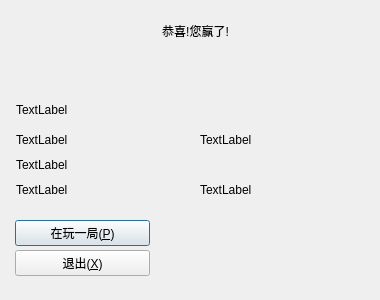
<?xml version="1.0" encoding="UTF-8"?>
<ui version="4.0">
 <class>WinDialog</class>
 <widget class="QDialog" name="WinDialog">
  <property name="geometry">
   <rect>
    <x>0</x>
    <y>0</y>
    <width>380</width>
    <height>300</height>
   </rect>
  </property>
  <property name="windowTitle">
   <string>Dialog</string>
  </property>
  <widget class="QLabel" name="label">
   <property name="geometry">
    <rect>
     <x>140</x>
     <y>20</y>
     <width>111</width>
     <height>21</height>
    </rect>
   </property>
   <property name="text">
    <string>恭喜!您赢了!</string>
   </property>
   <property name="alignment">
    <set>Qt::AlignCenter</set>
   </property>
  </widget>
  <widget class="QLabel" name="playTimeLabel">
   <property name="geometry">
    <rect>
     <x>16</x>
     <y>100</y>
     <width>65</width>
     <height>20</height>
    </rect>
   </property>
   <property name="text">
    <string>TextLabel</string>
   </property>
  </widget>
  <widget class="QLabel" name="bestTimeLabel">
   <property name="geometry">
    <rect>
     <x>16</x>
     <y>130</y>
     <width>100</width>
     <height>20</height>
    </rect>
   </property>
   <property name="text">
    <string>TextLabel</string>
   </property>
  </widget>
  <widget class="QLabel" name="countPlayLabel">
   <property name="geometry">
    <rect>
     <x>16</x>
     <y>155</y>
     <width>80</width>
     <height>20</height>
    </rect>
   </property>
   <property name="text">
    <string>TextLabel</string>
   </property>
  </widget>
  <widget class="QLabel" name="countWinLabel">
   <property name="geometry">
    <rect>
     <x>16</x>
     <y>180</y>
     <width>80</width>
     <height>20</height>
    </rect>
   </property>
   <property name="text">
    <string>TextLabel</string>
   </property>
  </widget>
  <widget class="QLabel" name="dateLabel">
   <property name="geometry">
    <rect>
     <x>200</x>
     <y>130</y>
     <width>100</width>
     <height>20</height>
    </rect>
   </property>
   <property name="text">
    <string>TextLabel</string>
   </property>
  </widget>
  <widget class="QLabel" name="gameInfoLabel">
   <property name="geometry">
    <rect>
     <x>200</x>
     <y>180</y>
     <width>100</width>
     <height>20</height>
    </rect>
   </property>
   <property name="text">
    <string>TextLabel</string>
   </property>
  </widget>
  <widget class="QPushButton" name="againButton">
   <property name="geometry">
    <rect>
     <x>15</x>
     <y>220</y>
     <width>135</width>
     <height>26</height>
    </rect>
   </property>
   <property name="text">
    <string>在玩一局(&amp;P)</string>
   </property>
  </widget>
  <widget class="QPushButton" name="exitButton">
   <property name="geometry">
    <rect>
     <x>15</x>
     <y>250</y>
     <width>135</width>
     <height>26</height>
    </rect>
   </property>
   <property name="text">
    <string>退出(&amp;X)</string>
   </property>
  </widget>
 </widget>
 <resources/>
 <connections/>
</ui>
